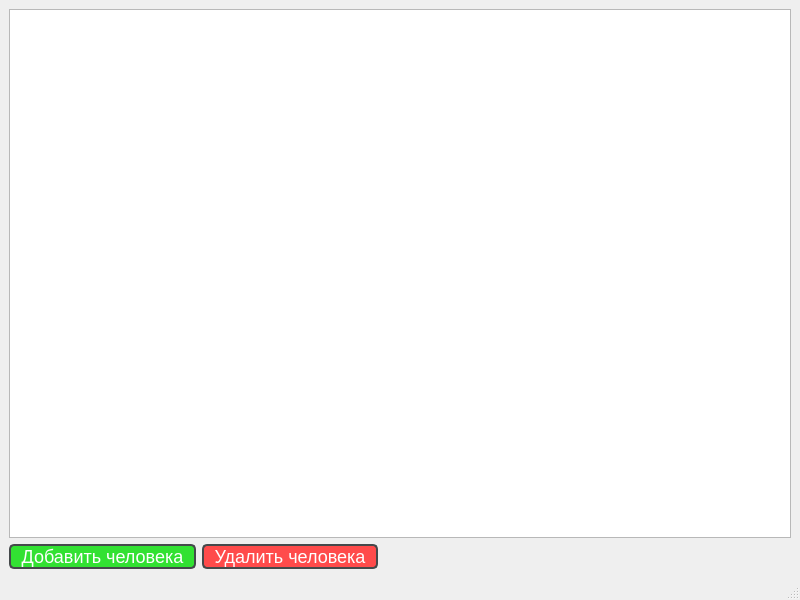
<?xml version="1.0" encoding="UTF-8"?>
<ui version="4.0">
 <class>MainWindow</class>
 <widget class="QMainWindow" name="MainWindow">
  <property name="geometry">
   <rect>
    <x>0</x>
    <y>0</y>
    <width>800</width>
    <height>600</height>
   </rect>
  </property>
  <property name="windowTitle">
   <string>MainWindow</string>
  </property>
  <widget class="QWidget" name="centralwidget">
   <layout class="QVBoxLayout" name="verticalLayout">
    <item>
     <widget class="QTableView" name="tableView">
      <property name="styleSheet">
       <string notr="true">QTableView::item {
	background: rgb(203, 255, 105);
}

QTableView::item::hover {
	background: teal
}

QTableView {
	selection-color: red;
	font-weight: bold;
}</string>
      </property>
     </widget>
    </item>
    <item>
     <layout class="QHBoxLayout" name="horizontalLayout">
      <item>
       <widget class="QPushButton" name="pushButtonInsert">
        <property name="styleSheet">
         <string notr="true">QPushButton {
	background-color: rgb(50, 225, 50);
	border: 2px solid rgb(69, 73, 75);
	border-radius: 5px;
	padding-right: 10px;
	padding-left: 10px;
	font-size: 18px;
	color: rgb(255, 255, 255);
}</string>
        </property>
        <property name="text">
         <string>Добавить человека</string>
        </property>
       </widget>
      </item>
      <item>
       <widget class="QPushButton" name="pushButtonDelete">
        <property name="styleSheet">
         <string notr="true">QPushButton {
	background-color: rgb(255, 75, 75);
	border: 2px solid rgb(69, 73, 75);
	border-radius: 5px;
	padding-right: 10px;
	padding-left: 10px;
	font-size: 18px;
	color: rgb(255, 255, 255);
}</string>
        </property>
        <property name="text">
         <string>Удалить человека</string>
        </property>
       </widget>
      </item>
      <item>
       <spacer name="horizontalSpacer">
        <property name="orientation">
         <enum>Qt::Horizontal</enum>
        </property>
        <property name="sizeHint" stdset="0">
         <size>
          <width>40</width>
          <height>20</height>
         </size>
        </property>
       </spacer>
      </item>
     </layout>
    </item>
   </layout>
  </widget>
  <widget class="QMenuBar" name="menubar">
   <property name="geometry">
    <rect>
     <x>0</x>
     <y>0</y>
     <width>800</width>
     <height>26</height>
    </rect>
   </property>
  </widget>
  <widget class="QStatusBar" name="statusbar"/>
 </widget>
 <resources/>
 <connections/>
</ui>
